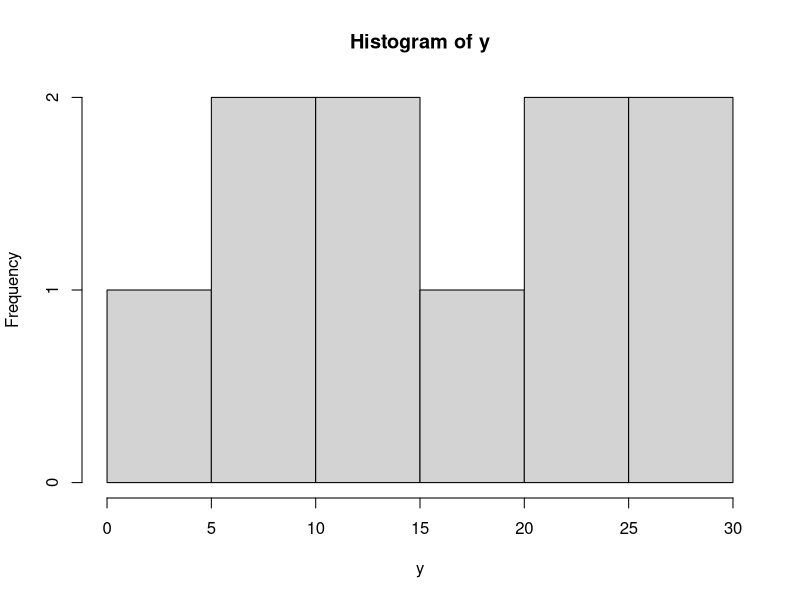

This figure's R source:
## ---- chunk 1
x <- 1:10
y <- x * 3
x + y
## ---- chunk 2
hist(y)
## ---- chunk 3
z <- c(1, 1, 2, 3, 5, 8)
z + x
## ---- chunk 4
library(readr)
ex_from_csv <- read_csv("example-data.csv") # faster, tibble
ex_from_csv$y
